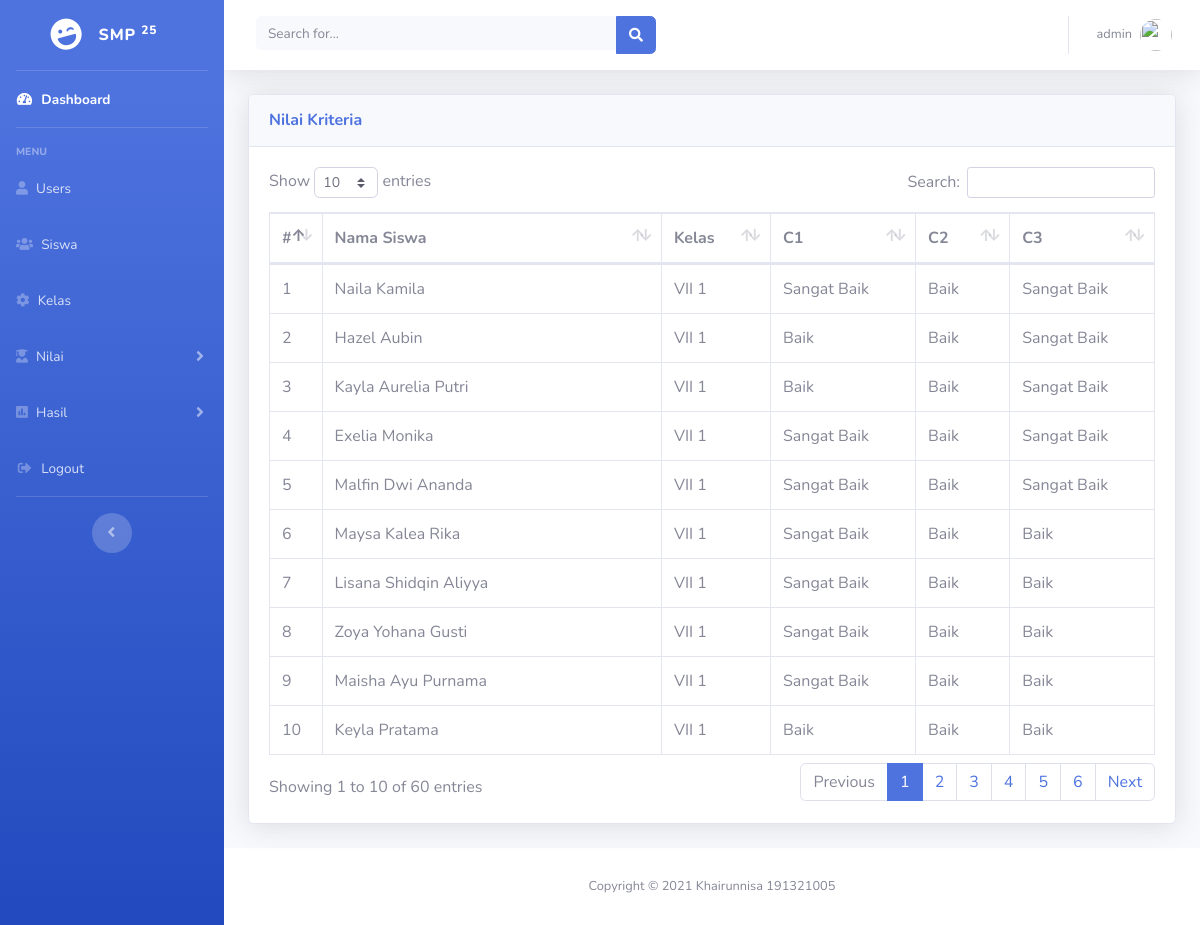
/index.php?p=module/nilai/kriteria (signed in), run on the app's committed database.
### tables this page shows
CREATE TABLE `tb_nilai_hasil` (
  `nh_id` int(11) NOT NULL,
  `siswa_id` int(11) NOT NULL,
  `nilai_bobot` enum('SB','B','C','K') NOT NULL COMMENT '''Sangat Baik'',''Baik'',''Cukup'',''Kurang''',
  `sikap_bobot` enum('SB','B','C','K') NOT NULL COMMENT '''Sangat Baik'',''Baik'',''Cukup'',''Kurang''',
  `peringkat_bobot` enum('SB','B','C','K') NOT NULL COMMENT '''Sangat Baik'',''Baik'',''Cukup'',''Kurang'''
);

CREATE TABLE `tb_siswa` (
  `siswa_id` int(11) NOT NULL,
  `siswa_nama` varchar(50) NOT NULL,
  `kelas_id` int(11) NOT NULL,
  `siswa_jk` enum('Laki - Laki','Perempuan') NOT NULL
);

CREATE TABLE `ms_kelas` (
  `kelas_id` int(11) NOT NULL,
  `kelas_nama` varchar(20) NOT NULL,
  `kelas_jumlah` int(11) NOT NULL,
  `kelas_status` varchar(40) NOT NULL
);

### module/nilai/kriteria.php (the view)
<div class="card shadow mb-4">
    <div class="card-header py-3">
        <h6 class="m-0 font-weight-bold text-primary">Nilai Kriteria</h6>
    </div>
    <div class="card-body">
        <div class="table-responsive">
            <table class="table table-bordered" id="dataTable" width="100%" cellspacing="0">
                <thead>
                    <tr>
                        <th>#</th>
                        <th>Nama Siswa</th>
                        <th>Kelas</th>
                        <th>C1</th>
                        <th>C2</th>
                        <th>C3</th>
                    </tr>
                </thead>
                <tbody>
                    <?php
                    $ambil3 = $koneksi->query("SELECT * FROM tb_nilai_hasil a JOIN tb_siswa b ON a.siswa_id = b.siswa_id JOIN ms_kelas c ON b.kelas_id = c.kelas_id");
                    foreach ($ambil3 as $no => $row) :
                        if ($row['nilai_bobot'] == 'SB') {
                            $bobot1 = 'Sangat Baik';
                        } else if ($row['nilai_bobot'] == 'B') {
                            $bobot1 = 'Baik';
                        } else if ($row['nilai_bobot'] == 'C') {
                            $bobot1 = 'Cukup';
                        } else {
                            $bobot1 = 'Kurang';
                        }
                        if ($row['sikap_bobot'] == 'SB') {
                            $bobot2 = 'Sangat Baik';
                        } else if ($row['sikap_bobot'] == 'B') {
                            $bobot2 = 'Baik';
                        } else if ($row['sikap_bobot'] == 'C') {
                            $bobot2 = 'Cukup';
                        } else {
                            $bobot2 = 'Kurang';
                        }
                        if ($row['peringkat_bobot'] == 'SB') {
                            $bobot3 = 'Sangat Baik';
                        } else if ($row['peringkat_bobot'] == 'B') {
                            $bobot3 = 'Baik';
                        } else if ($row['peringkat_bobot'] == 'C') {
                            $bobot3 = 'Cukup';
                        } else {
                            $bobot3 = 'Kurang';
                        }
                    ?>
                        <tr>
                            <td style="width: 5%;"><?= $no + 1 ?></td>
                            <td><?= $row['siswa_nama'] ?></td>
                            <td><?= $row['kelas_nama'] ?></td>
                            <td><?= $bobot2 ?></td>
                            <td><?= $bobot1 ?></td>
                            <td><?= $bobot3 ?></td>
                        </tr>
                    <?php endforeach ?>
                </tbody>
            </table>
        </div>
    </div>
</div>

### data on the page
tb_nilai_hasil: siswa.siswa_nama "Naila Kamila", ms_kelas.kelas_nama "VII 1", sikap_bobot "Sangat Baik", nilai_bobot "Baik", peringkat_bobot "Sangat Baik"
tb_nilai_hasil: siswa.siswa_nama "Hazel Aubin", ms_kelas.kelas_nama "VII 1", sikap_bobot "Baik", nilai_bobot "Baik", peringkat_bobot "Sangat Baik"
tb_nilai_hasil: siswa.siswa_nama "Kayla Aurelia Putri", ms_kelas.kelas_nama "VII 1", sikap_bobot "Baik", nilai_bobot "Baik", peringkat_bobot "Sangat Baik"
tb_nilai_hasil: siswa.siswa_nama "Exelia Monika", ms_kelas.kelas_nama "VII 1", sikap_bobot "Sangat Baik", nilai_bobot "Baik", peringkat_bobot "Sangat Baik"
tb_nilai_hasil: siswa.siswa_nama "Malfin Dwi Ananda", ms_kelas.kelas_nama "VII 1", sikap_bobot "Sangat Baik", nilai_bobot "Baik", peringkat_bobot "Sangat Baik"
tb_nilai_hasil: siswa.siswa_nama "Maysa Kalea Rika", ms_kelas.kelas_nama "VII 1", sikap_bobot "Sangat Baik", nilai_bobot "Baik", peringkat_bobot "Baik"
tb_nilai_hasil: siswa.siswa_nama "Lisana Shidqin Aliyya", ms_kelas.kelas_nama "VII 1", sikap_bobot "Sangat Baik", nilai_bobot "Baik", peringkat_bobot "Baik"
tb_nilai_hasil: siswa.siswa_nama "Zoya Yohana Gusti", ms_kelas.kelas_nama "VII 1", sikap_bobot "Sangat Baik", nilai_bobot "Baik", peringkat_bobot "Baik"
tb_nilai_hasil: siswa.siswa_nama "Maisha Ayu Purnama", ms_kelas.kelas_nama "VII 1", sikap_bobot "Sangat Baik", nilai_bobot "Baik", peringkat_bobot "Baik"
tb_nilai_hasil: siswa.siswa_nama "Keyla Pratama", ms_kelas.kelas_nama "VII 1", sikap_bobot "Baik", nilai_bobot "Baik", peringkat_bobot "Baik"

### other printed values
$_SESSION['login']['user_fullname'] "admin"
